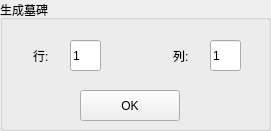
    <widget class="QGroupBox" name="groupBox_11">
     <property name="geometry">
      <rect>
       <x>440</x>
       <y>320</y>
       <width>271</width>
       <height>131</height>
      </rect>
     </property>
     <property name="styleSheet">
      <string notr="true">font: 10pt &quot;Microsoft YaHei UI&quot;;</string>
     </property>
     <property name="title">
      <string>生成墓碑</string>
     </property>
     <widget class="QLineEdit" name="lineEdit_14">
      <property name="geometry">
       <rect>
        <x>70</x>
        <y>40</y>
        <width>31</width>
        <height>31</height>
       </rect>
      </property>
      <property name="styleSheet">
       <string notr="true">font: 12pt &quot;Microsoft YaHei UI&quot;;</string>
      </property>
      <property name="text">
       <string>1</string>
      </property>
     </widget>
     <widget class="QLabel" name="label_26">
      <property name="geometry">
       <rect>
        <x>33</x>
        <y>40</y>
        <width>31</width>
        <height>31</height>
       </rect>
      </property>
      <property name="styleSheet">
       <string notr="true">font: 14pt &quot;Microsoft YaHei UI&quot;;</string>
      </property>
      <property name="text">
       <string>行:</string>
      </property>
     </widget>
     <widget class="QPushButton" name="pushButton_18">
      <property name="geometry">
       <rect>
        <x>80</x>
        <y>90</y>
        <width>100</width>
        <height>31</height>
       </rect>
      </property>
      <property name="styleSheet">
       <string notr="true">font: 14pt &quot;Microsoft YaHei UI&quot;;</string>
      </property>
      <property name="text">
       <string>OK</string>
      </property>
     </widget>
     <widget class="QLabel" name="label_27">
      <property name="geometry">
       <rect>
        <x>173</x>
        <y>40</y>
        <width>31</width>
        <height>31</height>
       </rect>
      </property>
      <property name="styleSheet">
       <string notr="true">font: 14pt &quot;Microsoft YaHei UI&quot;;</string>
      </property>
      <property name="text">
       <string>列:</string>
      </property>
     </widget>
     <widget class="QLineEdit" name="lineEdit_15">
      <property name="geometry">
       <rect>
        <x>210</x>
        <y>40</y>
        <width>31</width>
        <height>31</height>
       </rect>
      </property>
      <property name="styleSheet">
       <string notr="true">font: 12pt &quot;Microsoft YaHei UI&quot;;</string>
      </property>
      <property name="text">
       <string>1</string>
      </property>
     </widget>
    </widget>
